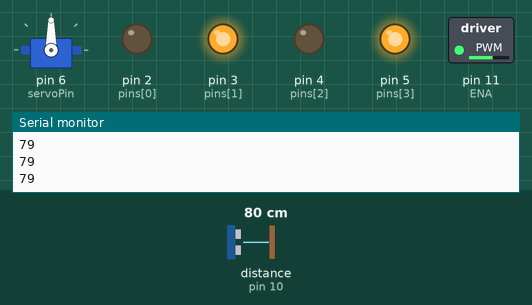
A sketch run on a simulated Arduino Uno, built with avr-gcc and run on an emulated ATmega328P. Parts: servo, switched loads named in the sketch (green lamp = pin HIGH), output pins drawn as LEDs (lit = HIGH), the last lines printed to the serial monitor. Wiring (inferred from the names in the program): ultrasonic range finder: trigger pin 9; echo pin 10. Inputs (shaded band) come from the test bench; at power-on: distance to the obstacle (sensor on pin 10) 80 cm. The echo pulse lasts 58.3 µs per cm; pins used as bus, display or sensor lines are not drawn.

Above: at 1.2 s.
1.3 s: distance to the obstacle (sensor on pin 10) set to 2 cm
At 2.6 s:
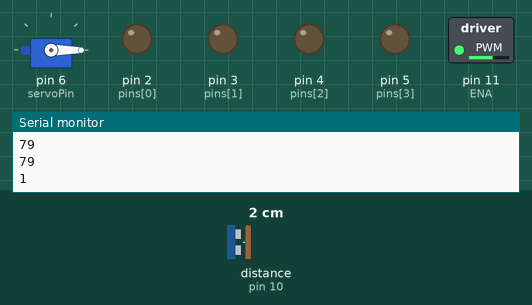
4.3 s: distance to the obstacle (sensor on pin 10) set to 60 cm
At 7.2 s:
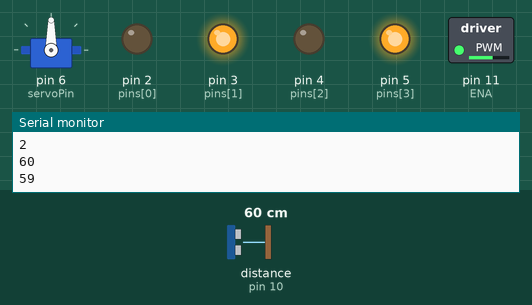
7.3 s: distance to the obstacle (sensor on pin 10) set to 44 cm
8.8 s: distance to the obstacle (sensor on pin 10) set to 38 cm
At 10.7 s:
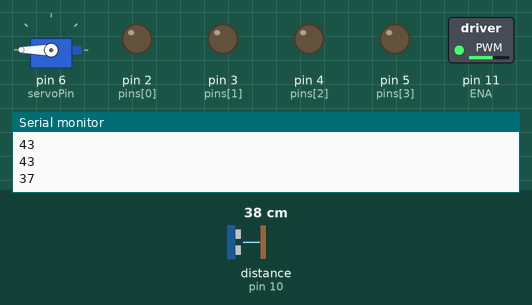
Timing chart, 0 to 12.8 s (numbered marks = the images above; inputs shaded):
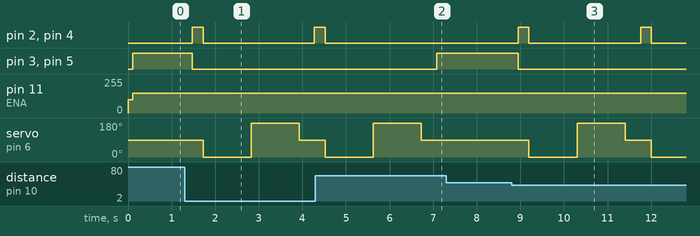

Measured:
- the behaviour switches between 42 and 41 cm on distance to the obstacle (sensor on pin 10) (found by bisection; images 2 and 3)
- after the input at 1.3 s, pin 2 (pins[0]), pin 4 (pins[2]): LOW → HIGH after 0.17 s, → LOW 0.25 s later, → HIGH 2.6 s later; pin 3 (pins[1]), pin 5 (pins[3]): HIGH → LOW after 0.17 s; servo on pin 6 (servoPin): 90° → 0° after 0.42 s, → 180° 1.1 s later, → 90° 1.1 s later
- after the input at 4.3 s, pin 3 (pins[1]), pin 5 (pins[3]): LOW → HIGH after 2.8 s
- after the input at 8.8 s, pin 2 (pins[0]), pin 4 (pins[2]): alternates HIGH for 0.25 s and LOW for 2.6 s, starting after 0.15 s; pin 3 (pins[1]), pin 5 (pins[3]): HIGH → LOW after 0.15 s; servo on pin 6 (servoPin): 90° → 0° after 0.40 s, → 180° 1.1 s later, → 90° 1.1 s later, → 0° 0.60 s later

The sketch:

2WheelRobotCar.ino
```cpp
#include <Servo.h>

const int servoPin = 6;
const int ENA = 11;
const int trigPin = 9;
const int echoPin = 10;
int speed = 150;
const int turnDelay = 250;
Servo servo1;

const int pins[4] = {2, 3, 4, 5};// {in1 ,in2, in3, in4}, {out3:black left, out2:green}
const bool backward[4] = {1, 0, 1, 0};
const bool straight[4] = {0, 1, 0, 1};
const bool right[4] = {1, 0, 0, 1};
const bool left[4] = {0, 1, 1,0};
const bool stop[4] = {0, 0, 0, 0};


void move(bool instructionSet[], int speed){
  analogWrite(ENA, speed);
  for(int i = 0; i < 4; i++){
    digitalWrite(pins[i], instructionSet[i]);
  }
}

int getDistance(){
  int distance;
  unsigned long duration;
  digitalWrite(trigPin, LOW);
  delayMicroseconds(2);
  digitalWrite(trigPin, HIGH);
  delayMicroseconds(10);
  digitalWrite(trigPin, LOW);
  duration = pulseIn(echoPin, HIGH);
  distance = 343 * duration/20000;
  delay(100);
  return distance;
}

void turningSensor(){
  servo1.write(0);
  int distanceRight = getDistance();
  delay(1000);
  servo1.write(180);
  int distanceLeft = getDistance();
  delay(1000);
  servo1.write(90);
  if(distanceRight > distanceLeft){
    move(right,speed);
  }
  else if(distanceRight < distanceLeft){
    move(left, speed);
  }
  delay(turnDelay);
  move(stop, speed);
}


void setup() {
  analogWrite(ENA, 100);
  for(int i = 0; i < 4; i++){
    pinMode(pins[i], OUTPUT);
  }
  pinMode(trigPin, OUTPUT);
  pinMode(echoPin, INPUT);
  servo1.attach(servoPin);
  servo1.write(90);
  Serial.begin(9600);
}

void loop() {
  int distance = getDistance();
  servo1.write(90);
  Serial.println(distance);
  if(distance <= 40){
    move(backward, speed);
    delay(250);
    move(stop, speed);
    turningSensor();
  }
  else{
     move(straight, speed);
  }


}
```
